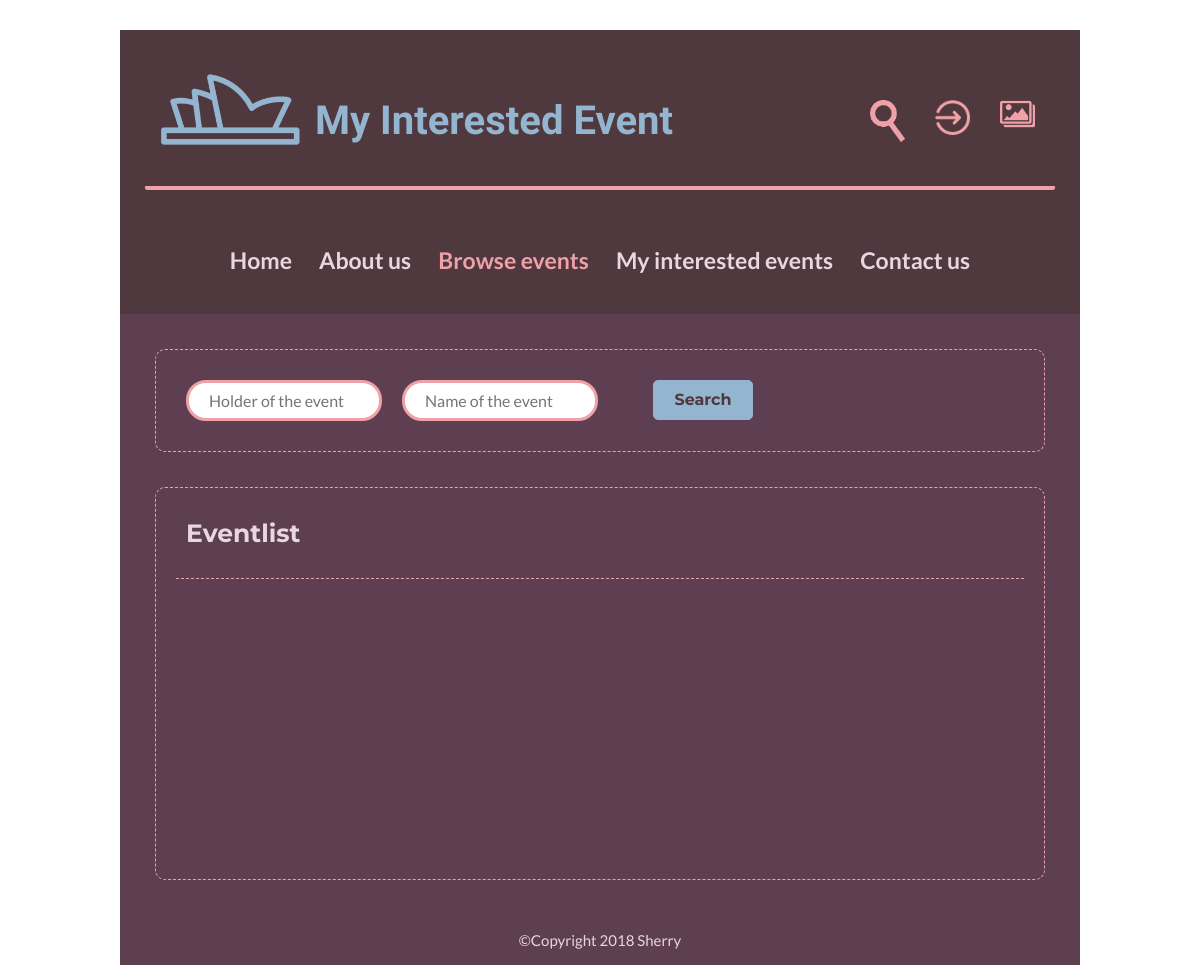
Page /browse.php on the earlier database version.
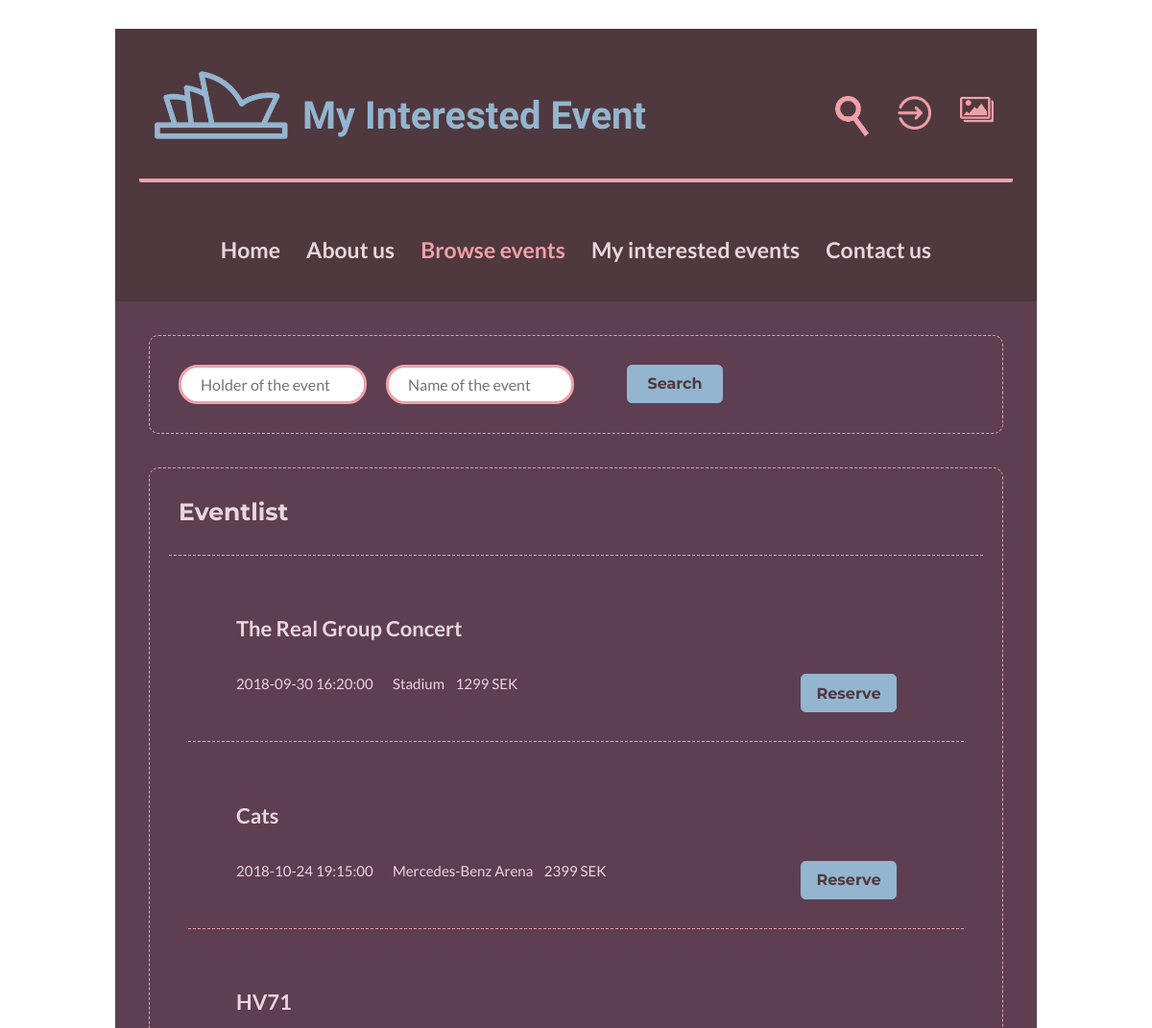
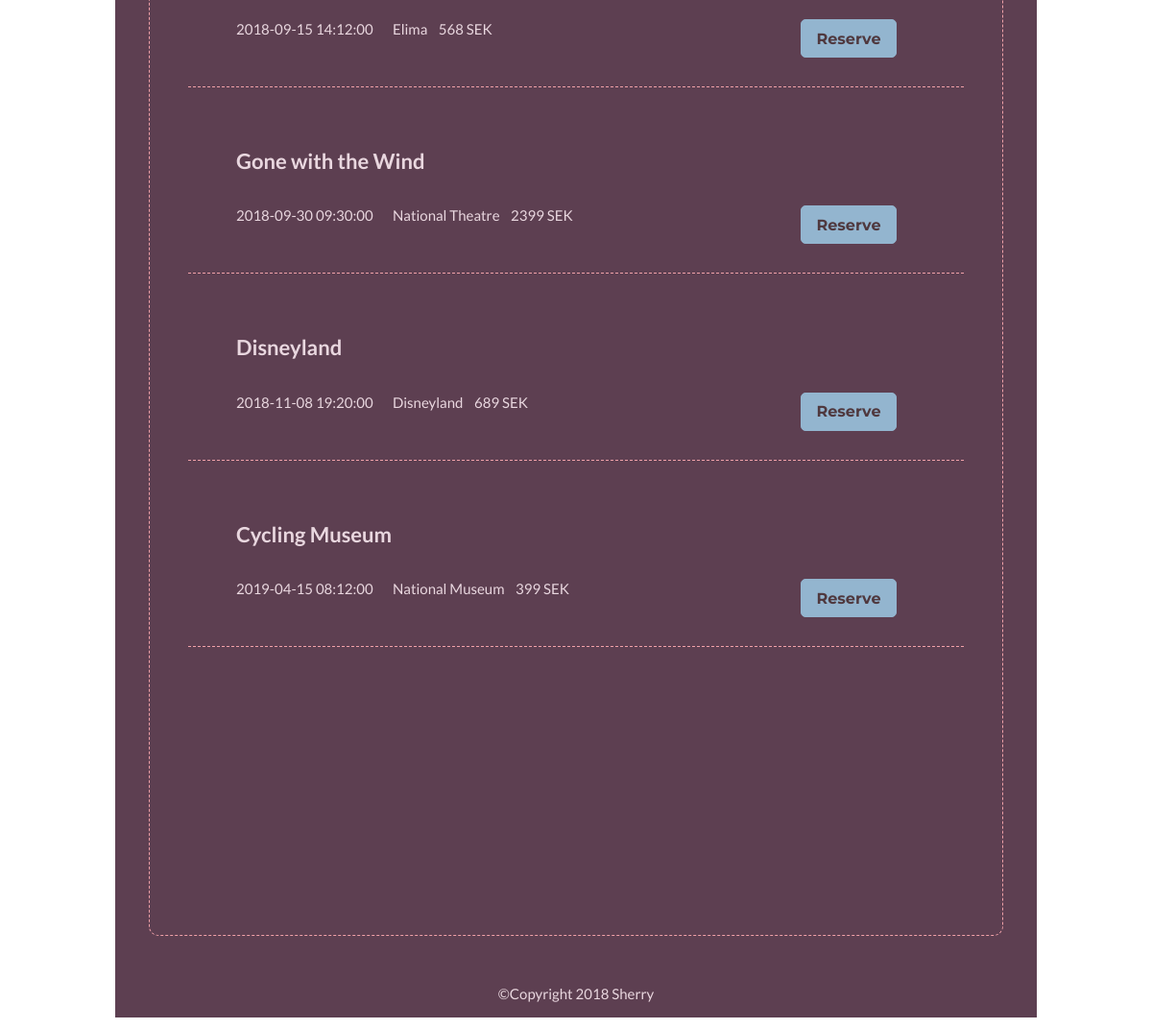
Same page on the later database version (2 pictures, top to bottom).
### tables this page shows
CREATE TABLE `event` (
  `eventID` bigint(20) UNSIGNED NOT NULL,
  `eventLable` enum('all','music','concert','theatre','sports','family','art') NOT NULL,
  `eventCityID` int(11) NOT NULL,
  `eventName` varchar(50) NOT NULL,
  `eventSpot` varchar(50) NOT NULL,
  `eventPrice` int(5) UNSIGNED NOT NULL,
  `eventDate` datetime NOT NULL,
  `available` tinyint(1) NOT NULL DEFAULT '1'
);

### config.php (called while the page is built, shortened)
<?php
  $current_page = explode('/',$_SERVER['REQUEST_URI']);
  $current_page = end($current_page);
?>

### browse.php (the view, shortened to what this page needs)
<!DOCTYPE html >
<html>
  <head>
    <link href="css/index.css" type="text/css" rel="stylesheet" />
  </head>
  <body>
    <div id="mainpage">
      <?php
        include("header.php");
        @ $db = new mysqli($dbserver, $dbuser, $dbpass, $dbname);
        $query = "SELECT event.eventID, event.eventName, eventcity.eventCityName,
                  event.eventSpot, event.eventDate, event.eventPrice,
                  holder.holderName FROM event
         JOIN event_holder ON event.eventID = event_holder.eventID
         JOIN holder ON holder.holderID = event_holder.holderID
         JOIN eventcity ON event.eventCityID = eventcity.eventCityID ";
        $stmt = $db->prepare($query);
        $stmt->bind_result($id, $name, $city, $spot, $date, $price, $holder);
        $stmt->execute();
      ?>
      <div id="browse_container">
        <div id="choose">
          <form action="" method="post" class="">
            <input type="text" class="searchtype" id="holder" name="holder" placeholder="Holder of the event">
            <input type="text" class="searchtype" id="event_name" name="event_name" placeholder="Name of the event">
            <button type="submit" class="searchbutton">Search</button>
          </form>
        </div>
        <div id="event_list">
          <h4>Eventlist</h4>
          <?php
            while($stmt -> fetch()){
             if(isset($_SESSION['userid'])){
               if(!in_array($id,$event_find)){
                 echo "<form action=";
                 if(isset($_SESSION['userid'])){
                   echo "''";
                 }else {
                   echo "login.php";
                 }
                 echo " method='get'><div class='detail'>";
                 echo "<h5>$name</h5>";
                 echo "<p>$date &nbsp; &nbsp; &nbsp; $spot &nbsp;&nbsp;&nbsp;$price SEK";
                 echo "<button name='avali' value='$id' class='button'> Reserve </button></p>";
                 echo "</form></div>";
               }
             }else{
                echo "<form action=";
                if(isset($_SESSION['userid'])){
                  echo "''";
                }else {
                  echo "login.php";
                }
                echo " method='get'><div class='detail'>";
                echo "<h5>$name</h5>";
                echo "<p>$date &nbsp; &nbsp; &nbsp; $spot &nbsp;&nbsp;&nbsp;$price SEK";
                echo "<button name='avali' value='$id' class='button'> Reserve </button></p>";
                echo "</form></div>";
              }
            }
          ?>
        </div>
      </div>
      <?php include("footer.php");?>
    </div>
  </body>
</html>

### header.php (shortened to what this page needs)
<?php include("config.php");?>
<header>
  <div id="starter">
    <div id="logotype">
      <a href="index.php"><img src="img/logotype.png"/></a>
      <h1>My Interested Event</h1>
    </div>
    <div id="searchbar">
      <a href="browse.php"><img src="img/search.png"/></a>
      <?php
      if(isset($_SESSION['logname'])){
        echo "<a href='logout.php'><img src='img/logout.png'/></a>";
      }else{
        echo "<a href='login.php'><img src='img/login.png'/></a>";
      }
      ?>
      <a href="gallery.php"><img src="img/gallery.png"/></a>
    </div>
  </div>
  <div id="nav">
    <ul>
      <li><a class="<?php echo($current_page == 'index.php') ? 'active':null ?>" href="index.php">Home</a></li>
      <li><a class="<?php echo($current_page == 'about.php') ? 'active':null ?>" href="about.php">About us</a></li>
      <li><a class="<?php echo($current_page == 'browse.php') ? 'active':null ?>" href="browse.php">Browse events</a></li>
      <li><a class="<?php echo($current_page == 'my_interested.php') ? 'active':null ?>" href="my_interested.php">My interested events</a></li>
      <li><a class="<?php echo($current_page == 'contact.php') ? 'active':null ?>" href="contact.php">Contact us</a></li>
   </ul>
  </div>
</header>

### footer.php
<footer>
  <p id="bottom">&copy;Copyright 2018 Sherry</p>
</footer>

### css/index.css (style rules this page uses)
* { font-family: 'Lato', sans-serif; }
body { width:960px; margin:0 auto; padding:30px; }
#mainpage { background-color:#5d3f51; }
header { padding:25px; padding-bottom: 10px; background-color: #4f383e; }
#starter { overflow:hidden; border-bottom: solid 4px #f0a1a8; border-radius: 2px; padding:15px 0; }
#logotype { float:left; overflow: hidden; }
#logotype img { width:150px; padding:0 10px; float:left; }
h1 { font-family: 'Lobster', cursive; font-size: 40px; color: #93b5cf; float: left; }
#searchbar { width: 200px; float: right; overflow: hidden; margin-top: 15px; }
#searchbar img { width: 35px; float: left; margin: 15px; }
.searchtype { float: left; width: 150px; height: 25px; line-height: 25px; font-size: 16px; border: solid 3px #f0a1a8; border-radius: 20px; margin: 10px; padding: 5px 20px; }
.searchbutton { font-family: 'Montserrat', sans-serif; color: #4f383e; font-weight: 700; background-color: #93b5cf; width: 100px; height: 40px; line-height: 25px; font-size: 16px; border: solid 1px #93b5cf; border-radius: 5px; margin: 10px 45px; }
.button { float: right; font-family: 'Montserrat', sans-serif; color: #4f383e; font-weight: 700; background-color: #93b5cf; width: 100px; height: 40px; line-height: 25px; font-size: 16px; border: solid 1px #93b5cf; border-radius: 5px; margin: 0px 20px; }
#nav ul { list-style:none; display:block; overflow:hidden; text-align:center; padding: 22px 0 8px; }
#nav ul > li { display:inline-block; margin-top: 15px; }
#nav ul > li > a { text-decoration:none; float:left; margin:3px 12px; font-family: 'Lato', sans-serif; font-size:23px; font-weight:bold; color:#e9d7df; }
p { font-size:15px; padding:0 20px; line-height:20px; color: #e9d7df; font-family: 'Lato', sans-serif; }
#bottom { list-style:none; padding:15px 0; text-align:center; color:#e9d7df; font-size:15px; }
#choose,#event_list,#items,#save { padding:20px 0; overflow: hidden; border: dashed 1px #f0a1a8; border-radius: 10px; margin:35px; }
#event_list { padding-bottom: 300px; }
h4 { font-size:25px; font-weight:700; font-family: 'Montserrat', sans-serif; color: #e9d7df; margin:0 20px; padding: 10px 10px 30px; border-bottom: dashed 1px #f0a1a8; }
.detail { overflow: hidden; margin:0 20px; border-bottom: dashed 1px #f0a1a8; padding:30px; }
h5,legend,th { font-size:22px; font-weight: 700; padding:0 20px; line-height:20px; color: #e9d7df; font-family: 'Lato', sans-serif; }
#nav .active { color:#f0a1a8; }
form { padding:0 20px; }

Differences in the rows shown:
added event: eventName "The Real Group Concert", eventDate "2018-09-30 16:20:00", eventSpot "Stadium", eventPrice "1299", $id 1 (drawn)
added event: eventName "Cats", eventDate "2018-10-24 19:15:00", eventSpot "Mercedes-Benz Arena", eventPrice "2399", $id 2 (drawn)
added event: eventName "HV71", eventDate "2018-09-15 14:12:00", eventSpot "Elima", eventPrice "568", $id 3 (drawn)
added event: eventName "Gone with the Wind", eventDate "2018-09-30 09:30:00", eventSpot "National Theatre", eventPrice "2399", $id 4 (drawn)
added event: eventName "Disneyland", eventDate "2018-11-08 19:20:00", eventSpot "Disneyland", eventPrice "689", $id 5 (drawn)
added event: eventName "Cycling Museum", eventDate "2019-04-15 08:12:00", eventSpot "National Museum", eventPrice "399", $id 6 (drawn)
